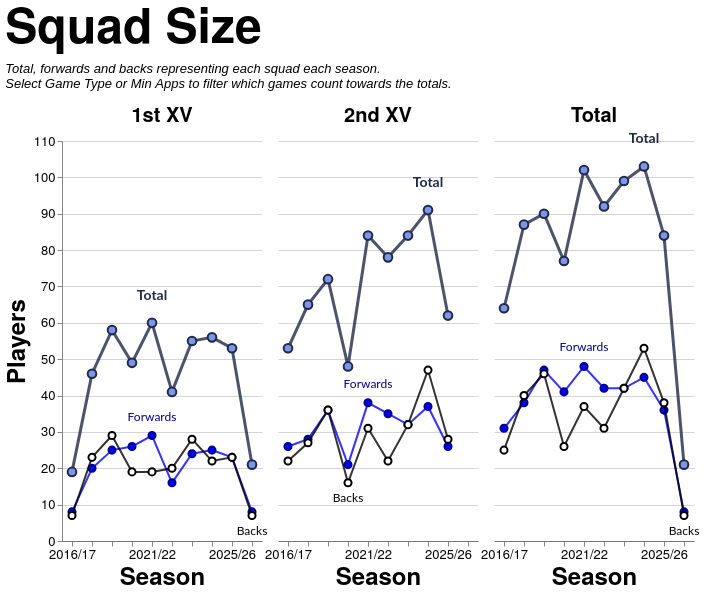

The specification (Vega-Lite) saved for this image:
### Vega-Lite specification from a JSON file in a GitHub repository (floating-point values rounded to 4 significant figures)
{"config": {"axis": {"labelFont": "PT Sans Narrow, Helvetica Neue, Helvetica, Arial, sans-serif", "titleFont": "PT Sans Narrow, Helvetica Neue, Helvetica, Arial, sans-serif", "labelFontSize": 13, "titleFontSize": 24, "gridColor": "#202947", "gridOpacity": 0.2, "zindex": 1}, "text": {"font": "Lato, sans-serif"}, "bar": {"cornerRadiusEnd": 5}, "header": {"labelFont": "PT Sans Narrow, Helvetica Neue, Helvetica, Arial, sans-serif", "titleFont": "PT Sans Narrow, Helvetica Neue, Helvetica, Arial, sans-serif", "labelFontSize": 24, "titleFontSize": 28, "labelFontWeight": "bold", "orient": "left"}, "legend": {"labelFont": "PT Sans Narrow, Helvetica Neue, Helvetica, Arial, sans-serif", "titleFont": "PT Sans Narrow, Helvetica Neue, Helvetica, Arial, sans-serif", "labelFontSize": 14, "titleFontSize": 16, "titlePadding": 5, "fillColor": "white", "strokeColor": "black", "padding": 10, "titleFontWeight": "lighter", "titleFontStyle": "italic", "titleColor": "gray", "offset": 10}, "title": {"font": "PT Sans Narrow, Helvetica Neue, Helvetica, Arial, sans-serif", "fontSize": 48, "fontWeight": "bold", "anchor": "start", "align": "center", "titlePadding": 20, "subtitlePadding": 10, "subtitleFontSize": 13, "subtitleColor": "", "subtitleFontStyle": "italic", "offset": 15, "color": "black"}, "axisX": {"labelAngle": 0}, "facet": {"title": null, "header": null, "align": {"row": "each", "column": "each"}, "spacing": 10}, "resolve": {"scale": {"y": "independent", "facet": "independent"}}, "background": "transparent", "scale": {"offsetBandPaddingOuter": 0.2, "offsetBandPaddingInner": 0.1}, "view": {"stroke": null, "background": "transparent"}}, "data": {"name": "data-22df21fccd79230d6b9b6b917a842294"}, "facet": {"column": {"field": "squad", "header": {"labelExpr": "datum.value == 'Total' ? 'Total' : datum.value + ' XV'", "labelFontSize": 20, "labelPadding": 6}, "sort": ["1st", "2nd", "Total"], "title": null, "type": "nominal"}}, "spec": {"layer": [{"mark": {"type": "line", "color": "#202946", "opacity": 0.8, "point": {"filled": true, "color": "#7d96e8", "stroke": "#202946", "size": 75, "strokeWidth": 2}, "strokeWidth": 3}, "encoding": {"detail": [{"field": "unit", "type": "nominal"}], "tooltip": [{"field": "season", "title": "Season", "type": "ordinal"}, {"field": "squad", "title": "Squad", "type": "nominal"}, {"field": "unit", "title": "Unit", "type": "nominal"}, {"field": "players", "title": "Players", "type": "quantitative"}], "x": {"axis": {"labelAngle": 0, "labelOverlap": "parity"}, "field": "season", "sort": "ascending", "title": "Season", "type": "ordinal"}, "y": {"axis": {"tickMinStep": 1}, "field": "players", "scale": {"zero": true}, "title": "Players", "type": "quantitative"}}, "transform": [{"filter": "(datum.unit === 'Total')"}]}, {"mark": {"type": "line", "color": "blue", "opacity": 0.8, "point": {"filled": true, "color": "blue", "stroke": "darkblue", "size": 50, "strokeWidth": 2}, "strokeWidth": 2}, "encoding": {"detail": [{"field": "unit", "type": "nominal"}], "tooltip": [{"field": "season", "title": "Season", "type": "ordinal"}, {"field": "squad", "title": "Squad", "type": "nominal"}, {"field": "unit", "title": "Unit", "type": "nominal"}, {"field": "players", "title": "Players", "type": "quantitative"}], "x": {"axis": {"labelAngle": 0, "labelOverlap": "parity"}, "field": "season", "sort": "ascending", "title": "Season", "type": "ordinal"}, "y": {"axis": {"tickMinStep": 1}, "field": "players", "scale": {"zero": true}, "title": "Players", "type": "quantitative"}}, "transform": [{"filter": "(datum.unit === 'Forwards')"}]}, {"mark": {"type": "line", "color": "black", "opacity": 0.8, "point": {"filled": true, "color": "white", "stroke": "black", "size": 50, "strokeWidth": 2}, "strokeWidth": 2}, "encoding": {"detail": [{"field": "unit", "type": "nominal"}], "tooltip": [{"field": "season", "title": "Season", "type": "ordinal"}, {"field": "squad", "title": "Squad", "type": "nominal"}, {"field": "unit", "title": "Unit", "type": "nominal"}, {"field": "players", "title": "Players", "type": "quantitative"}], "x": {"axis": {"labelAngle": 0, "labelOverlap": "parity"}, "field": "season", "sort": "ascending", "title": "Season", "type": "ordinal"}, "y": {"axis": {"tickMinStep": 1}, "field": "players", "scale": {"zero": true}, "title": "Players", "type": "quantitative"}}, "transform": [{"filter": "(datum.unit === 'Backs')"}]}, {"mark": {"type": "text", "align": "center", "baseline": "bottom", "color": "#202946", "dx": 0, "dy": -20, "fontSize": 14, "fontWeight": "bold"}, "encoding": {"detail": [{"field": "unit", "type": "nominal"}], "text": {"value": "Total"}, "tooltip": [{"field": "season", "title": "Season", "type": "ordinal"}, {"field": "squad", "title": "Squad", "type": "nominal"}, {"field": "unit", "title": "Unit", "type": "nominal"}, {"field": "players", "title": "Players", "type": "quantitative"}], "x": {"field": "season", "type": "ordinal"}, "y": {"field": "players", "type": "quantitative"}}, "transform": [{"filter": "(datum.unit === 'Total')"}, {"calculate": "toNumber(split(datum.season, '/')[0])", "as": "season_order"}, {"joinaggregate": [{"op": "max", "field": "players", "as": "max_value"}, {"op": "min", "field": "players", "as": "min_value"}], "groupby": ["squad"]}, {"filter": "datum.players > 0"}, {"filter": "datum.players == datum.max_value"}, {"window": [{"op": "row_number", "field": "", "as": "rank"}], "groupby": ["squad"], "sort": [{"field": "season_order", "order": "descending"}]}, {"filter": "datum.rank == 1"}]}, {"mark": {"type": "text", "align": "center", "baseline": "bottom", "color": "darkblue", "dx": 0, "dy": -12, "fontSize": 12, "fontWeight": "normal"}, "encoding": {"detail": [{"field": "unit", "type": "nominal"}], "text": {"value": "Forwards"}, "tooltip": [{"field": "season", "title": "Season", "type": "ordinal"}, {"field": "squad", "title": "Squad", "type": "nominal"}, {"field": "unit", "title": "Unit", "type": "nominal"}, {"field": "players", "title": "Players", "type": "quantitative"}], "x": {"field": "season", "type": "ordinal"}, "y": {"field": "players", "type": "quantitative"}}, "transform": [{"filter": "(datum.unit === 'Forwards')"}, {"calculate": "toNumber(split(datum.season, '/')[0])", "as": "season_order"}, {"joinaggregate": [{"op": "max", "field": "players", "as": "max_value"}, {"op": "min", "field": "players", "as": "min_value"}], "groupby": ["squad"]}, {"filter": "datum.players > 0"}, {"filter": "datum.players == datum.max_value"}, {"window": [{"op": "row_number", "field": "", "as": "rank"}], "groupby": ["squad"], "sort": [{"field": "season_order", "order": "descending"}]}, {"filter": "datum.rank == 1"}]}, {"mark": {"type": "text", "align": "center", "baseline": "top", "color": "black", "dx": 0, "dy": 10, "fontSize": 12, "fontWeight": "normal"}, "encoding": {"detail": [{"field": "unit", "type": "nominal"}], "text": {"value": "Backs"}, "tooltip": [{"field": "season", "title": "Season", "type": "ordinal"}, {"field": "squad", "title": "Squad", "type": "nominal"}, {"field": "unit", "title": "Unit", "type": "nominal"}, {"field": "players", "title": "Players", "type": "quantitative"}], "x": {"field": "season", "type": "ordinal"}, "y": {"field": "players", "type": "quantitative"}}, "transform": [{"filter": "(datum.unit === 'Backs')"}, {"calculate": "toNumber(split(datum.season, '/')[0])", "as": "season_order"}, {"joinaggregate": [{"op": "max", "field": "players", "as": "max_value"}, {"op": "min", "field": "players", "as": "min_value"}], "groupby": ["squad"]}, {"filter": "datum.players > 0"}, {"filter": "datum.players == datum.min_value"}, {"window": [{"op": "row_number", "field": "", "as": "rank"}], "groupby": ["squad"], "sort": [{"field": "season_order", "order": "descending"}]}, {"filter": "datum.rank == 1"}]}, {"mark": {"type": "point", "color": "#7d96e8", "filled": true, "size": 250, "stroke": "#202946", "strokeWidth": 3}, "encoding": {"detail": [{"field": "unit", "type": "nominal"}], "tooltip": [{"field": "season", "title": "Season", "type": "ordinal"}, {"field": "squad", "title": "Squad", "type": "nominal"}, {"field": "unit", "title": "Unit", "type": "nominal"}, {"field": "players", "title": "Players", "type": "quantitative"}], "x": {"axis": {"labelAngle": 0, "labelOverlap": "parity"}, "field": "season", "sort": "ascending", "title": "Season", "type": "ordinal"}, "y": {"axis": {"tickMinStep": 1}, "field": "players", "scale": {"zero": true}, "title": "Players", "type": "quantitative"}}, "transform": [{"filter": "datum.unit === 'Total' && datum.isSelected"}]}, {"mark": {"type": "point", "color": "blue", "filled": true, "size": 180, "stroke": "darkblue", "strokeWidth": 3}, "encoding": {"detail": [{"field": "unit", "type": "nominal"}], "tooltip": [{"field": "season", "title": "Season", "type": "ordinal"}, {"field": "squad", "title": "Squad", "type": "nominal"}, {"field": "unit", "title": "Unit", "type": "nominal"}, {"field": "players", "title": "Players", "type": "quantitative"}], "x": {"axis": {"labelAngle": 0, "labelOverlap": "parity"}, "field": "season", "sort": "ascending", "title": "Season", "type": "ordinal"}, "y": {"axis": {"tickMinStep": 1}, "field": "players", "scale": {"zero": true}, "title": "Players", "type": "quantitative"}}, "transform": [{"filter": "datum.unit === 'Forwards' && datum.isSelected"}]}, {"mark": {"type": "point", "color": "white", "filled": true, "size": 180, "stroke": "black", "strokeWidth": 3}, "encoding": {"detail": [{"field": "unit", "type": "nominal"}], "tooltip": [{"field": "season", "title": "Season", "type": "ordinal"}, {"field": "squad", "title": "Squad", "type": "nominal"}, {"field": "unit", "title": "Unit", "type": "nominal"}, {"field": "players", "title": "Players", "type": "quantitative"}], "x": {"axis": {"labelAngle": 0, "labelOverlap": "parity"}, "field": "season", "sort": "ascending", "title": "Season", "type": "ordinal"}, "y": {"axis": {"tickMinStep": 1}, "field": "players", "scale": {"zero": true}, "title": "Players", "type": "quantitative"}}, "transform": [{"filter": "datum.unit === 'Backs' && datum.isSelected"}]}], "height": 400, "width": 200}, "spacing": 10, "title": {"text": "Squad Size", "subtitle": ["Total, forwards and backs representing each squad each season.", "Select Game Type or Min Apps to filter which games count towards the totals."]}, "$schema": "https://vega.github.io/schema/vega-lite/v5.20.1.json", "datasets": {"data-22df21fccd79230d6b9b6b917a842294": [{"season": "2016/17", "squad": "1st", "unit": "Backs", "players": 7}, {"season": "2016/17", "squad": "1st", "unit": "Forwards", "players": 8}, {"season": "2016/17", "squad": "1st", "unit": "Total", "players": 19}, {"season": "2016/17", "squad": "2nd", "unit": "Backs", "players": 22}, {"season": "2016/17", "squad": "2nd", "unit": "Forwards", "players": 26}, {"season": "2016/17", "squad": "2nd", "unit": "Total", "players": 53}, {"season": "2016/17", "squad": "Total", "unit": "Backs", "players": 25}, {"season": "2016/17", "squad": "Total", "unit": "Forwards", "players": 31}, {"season": "2016/17", "squad": "Total", "unit": "Total", "players": 64}, {"season": "2017/18", "squad": "1st", "unit": "Backs", "players": 23}, {"season": "2017/18", "squad": "1st", "unit": "Forwards", "players": 20}, {"season": "2017/18", "squad": "1st", "unit": "Total", "players": 46}, {"season": "2017/18", "squad": "2nd", "unit": "Backs", "players": 27}, {"season": "2017/18", "squad": "2nd", "unit": "Forwards", "players": 28}, {"season": "2017/18", "squad": "2nd", "unit": "Total", "players": 65}, {"season": "2017/18", "squad": "Total", "unit": "Backs", "players": 40}, {"season": "2017/18", "squad": "Total", "unit": "Forwards", "players": 38}, {"season": "2017/18", "squad": "Total", "unit": "Total", "players": 87}, {"season": "2018/19", "squad": "1st", "unit": "Backs", "players": 29}, {"season": "2018/19", "squad": "1st", "unit": "Forwards", "players": 25}, {"season": "2018/19", "squad": "1st", "unit": "Total", "players": 58}, {"season": "2018/19", "squad": "2nd", "unit": "Backs", "players": 36}, {"season": "2018/19", "squad": "2nd", "unit": "Forwards", "players": 36}, {"season": "2018/19", "squad": "2nd", "unit": "Total", "players": 72}, {"season": "2018/19", "squad": "Total", "unit": "Backs", "players": 46}, {"season": "2018/19", "squad": "Total", "unit": "Forwards", "players": 47}, {"season": "2018/19", "squad": "Total", "unit": "Total", "players": 90}, {"season": "2019/20", "squad": "1st", "unit": "Backs", "players": 19}, {"season": "2019/20", "squad": "1st", "unit": "Forwards", "players": 26}, {"season": "2019/20", "squad": "1st", "unit": "Total", "players": 49}, {"season": "2019/20", "squad": "2nd", "unit": "Backs", "players": 16}, {"season": "2019/20", "squad": "2nd", "unit": "Forwards", "players": 21}, {"season": "2019/20", "squad": "2nd", "unit": "Total", "players": 48}, {"season": "2019/20", "squad": "Total", "unit": "Backs", "players": 26}, {"season": "2019/20", "squad": "Total", "unit": "Forwards", "players": 41}, {"season": "2019/20", "squad": "Total", "unit": "Total", "players": 77}, {"season": "2021/22", "squad": "1st", "unit": "Backs", "players": 19}, {"season": "2021/22", "squad": "1st", "unit": "Forwards", "players": 29}, {"season": "2021/22", "squad": "1st", "unit": "Total", "players": 60}, {"season": "2021/22", "squad": "2nd", "unit": "Backs", "players": 31}, {"season": "2021/22", "squad": "2nd", "unit": "Forwards", "players": 38}, {"season": "2021/22", "squad": "2nd", "unit": "Total", "players": 84}, {"season": "2021/22", "squad": "Total", "unit": "Backs", "players": 37}, {"season": "2021/22", "squad": "Total", "unit": "Forwards", "players": 48}, {"season": "2021/22", "squad": "Total", "unit": "Total", "players": 102}, {"season": "2022/23", "squad": "1st", "unit": "Backs", "players": 20}, {"season": "2022/23", "squad": "1st", "unit": "Forwards", "players": 16}, {"season": "2022/23", "squad": "1st", "unit": "Total", "players": 41}, {"season": "2022/23", "squad": "2nd", "unit": "Backs", "players": 22}, {"season": "2022/23", "squad": "2nd", "unit": "Forwards", "players": 35}, {"season": "2022/23", "squad": "2nd", "unit": "Total", "players": 78}, {"season": "2022/23", "squad": "Total", "unit": "Backs", "players": 31}, {"season": "2022/23", "squad": "Total", "unit": "Forwards", "players": 42}, {"season": "2022/23", "squad": "Total", "unit": "Total", "players": 92}, {"season": "2023/24", "squad": "1st", "unit": "Backs", "players": 28}, {"season": "2023/24", "squad": "1st", "unit": "Forwards", "players": 24}, {"season": "2023/24", "squad": "1st", "unit": "Total", "players": 55}, {"season": "2023/24", "squad": "2nd", "unit": "Backs", "players": 32}, {"season": "2023/24", "squad": "2nd", "unit": "Forwards", "players": 32}, {"season": "2023/24", "squad": "2nd", "unit": "Total", "players": 84}, {"season": "2023/24", "squad": "Total", "unit": "Backs", "players": 42}, {"season": "2023/24", "squad": "Total", "unit": "Forwards", "players": 42}, {"season": "2023/24", "squad": "Total", "unit": "Total", "players": 99}, {"season": "2024/25", "squad": "1st", "unit": "Backs", "players": 22}, {"season": "2024/25", "squad": "1st", "unit": "Forwards", "players": 25}, {"season": "2024/25", "squad": "1st", "unit": "Total", "players": 56}, {"season": "2024/25", "squad": "2nd", "unit": "Backs", "players": 47}, {"season": "2024/25", "squad": "2nd", "unit": "Forwards", "players": 37}, {"season": "2024/25", "squad": "2nd", "unit": "Total", "players": 91}, {"season": "2024/25", "squad": "Total", "unit": "Backs", "players": 53}, {"season": "2024/25", "squad": "Total", "unit": "Forwards", "players": 45}, {"season": "2024/25", "squad": "Total", "unit": "Total", "players": 103}, {"season": "2025/26", "squad": "1st", "unit": "Backs", "players": 23}, {"season": "2025/26", "squad": "1st", "unit": "Forwards", "players": 23}, {"season": "2025/26", "squad": "1st", "unit": "Total", "players": 53}, {"season": "2025/26", "squad": "2nd", "unit": "Backs", "players": 28}, {"season": "2025/26", "squad": "2nd", "unit": "Forwards", "players": 26}, {"season": "2025/26", "squad": "2nd", "unit": "Total", "players": 62}, {"season": "2025/26", "squad": "Total", "unit": "Backs", "players": 38}, {"season": "2025/26", "squad": "Total", "unit": "Forwards", "players": 36}, {"season": "2025/26", "squad": "Total", "unit": "Total", "players": 84}, {"season": "2026/27", "squad": "1st", "unit": "Backs", "players": 7}, {"season": "2026/27", "squad": "1st", "unit": "Forwards", "players": 8}, {"season": "2026/27", "squad": "1st", "unit": "Total", "players": 21}, {"season": "2026/27", "squad": "Total", "unit": "Backs", "players": 7}, {"season": "2026/27", "squad": "Total", "unit": "Forwards", "players": 8}, {"season": "2026/27", "squad": "Total", "unit": "Total", "players": 21}]}}
